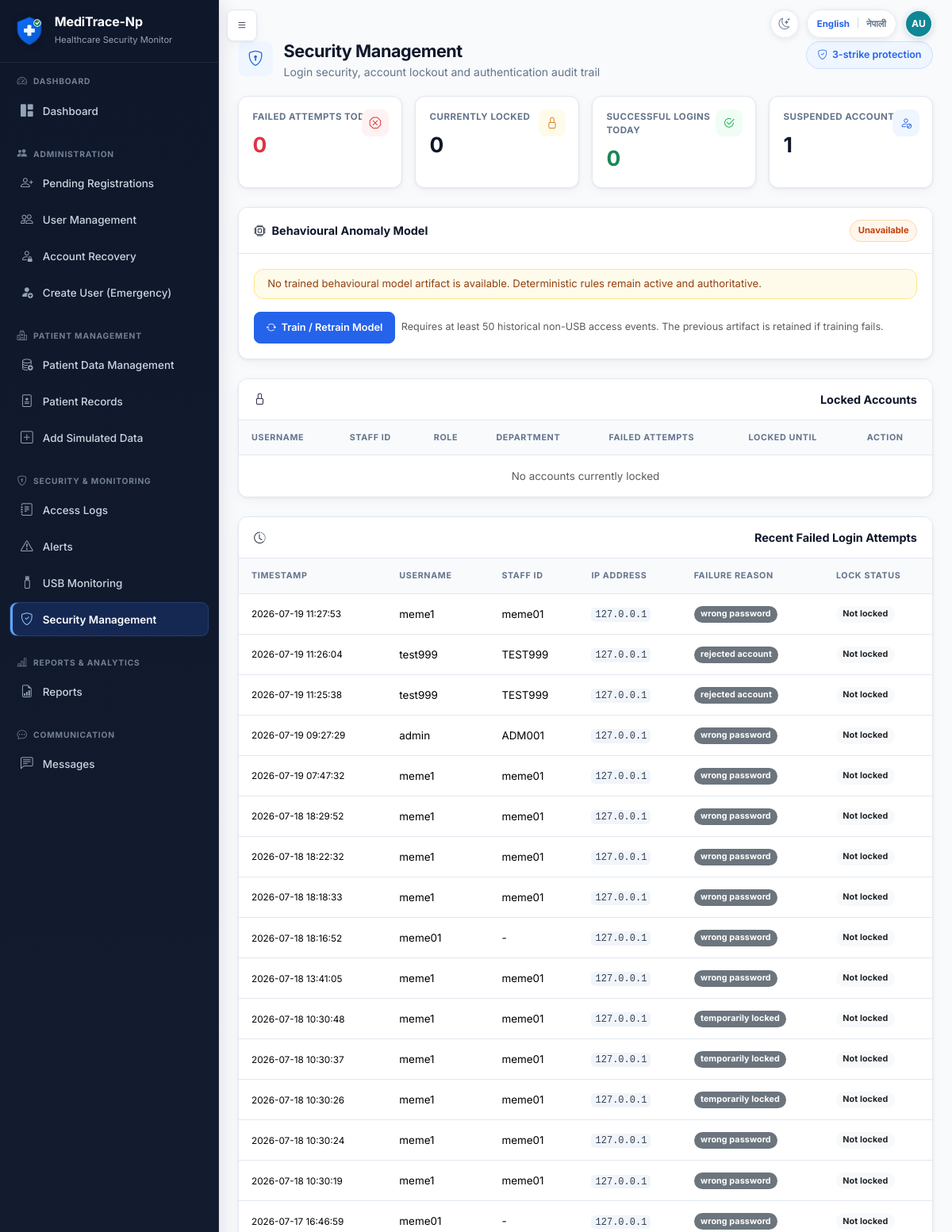
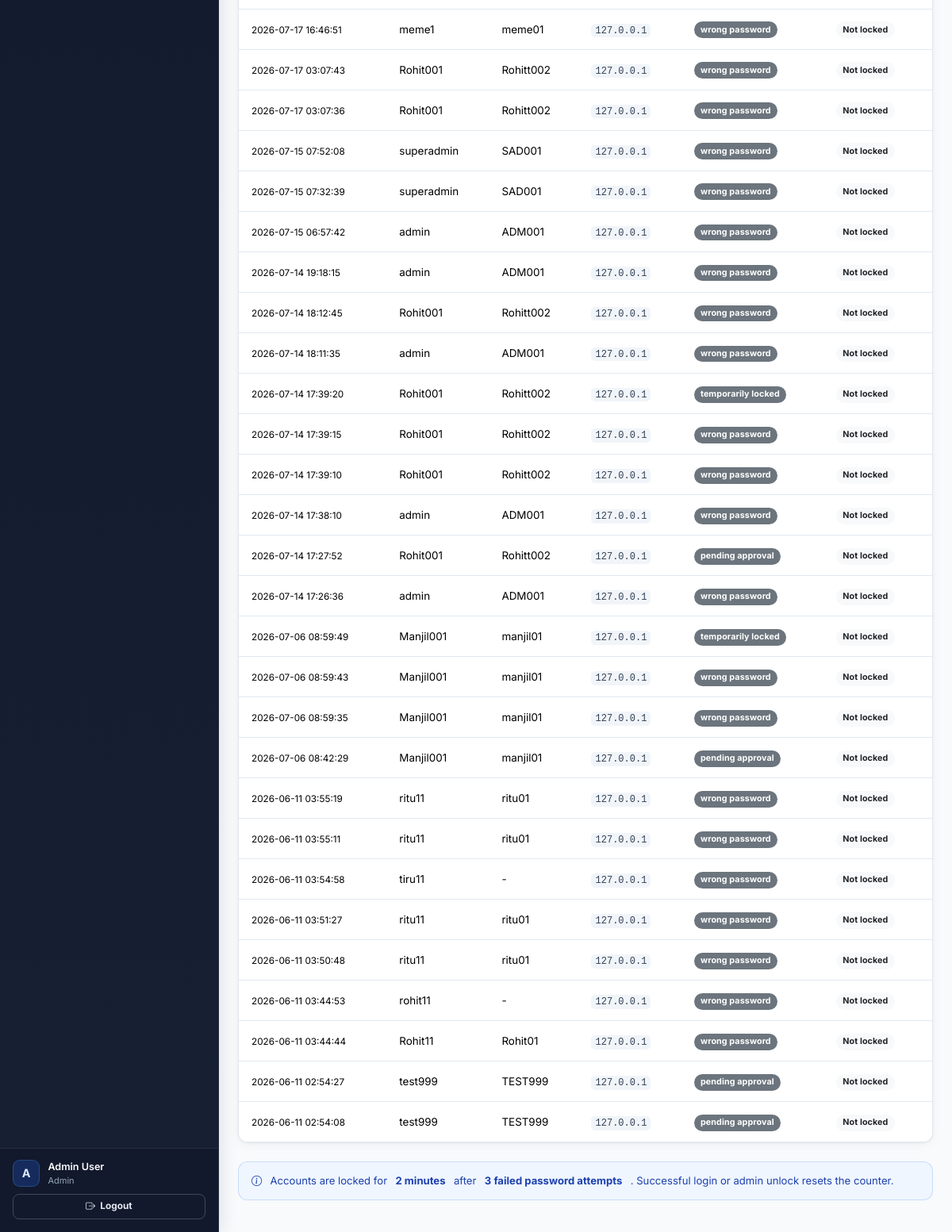
The app's page /admin/security (signed in) with its own data (2 pictures, top to bottom).
### tables this page shows
CREATE TABLE users (
            id INTEGER PRIMARY KEY AUTOINCREMENT,
            full_name TEXT NOT NULL,
            staff_id TEXT NOT NULL UNIQUE,
            email TEXT NOT NULL UNIQUE,
            username TEXT NOT NULL UNIQUE,
            password_hash TEXT NOT NULL,
            role TEXT NOT NULL,
            department TEXT NOT NULL,
            work_start TEXT NOT NULL,
            work_end TEXT NOT NULL,
            approval_status TEXT NOT NULL DEFAULT 'pending',
            is_active INTEGER NOT NULL DEFAULT 1,
            approved_by INTEGER,
            approved_at TEXT,
            rejection_reason TEXT,
            created_at TEXT NOT NULL,
            last_login TEXT, is_deleted INTEGER NOT NULL DEFAULT 0, failed_attempts INTEGER NOT NULL DEFAULT 0, locked_until TEXT, last_failed_login TEXT, must_change_password INTEGER NOT NULL DEFAULT 0, credential_version INTEGER NOT NULL DEFAULT 0, credentials_changed_at TEXT, credentials_changed_by INTEGER, preferred_language TEXT NOT NULL DEFAULT 'en',
            FOREIGN KEY (approved_by) REFERENCES users(id)
        );

CREATE TABLE login_history (
            id INTEGER PRIMARY KEY AUTOINCREMENT,
            user_id INTEGER,
            username TEXT NOT NULL,
            timestamp TEXT NOT NULL,
            success INTEGER NOT NULL,
            failure_reason TEXT,
            ip_address TEXT,
            FOREIGN KEY (user_id) REFERENCES users(id)
        );

### app.py (the view)
@app.route('/admin/security', methods=['GET', 'POST'])
@login_required
@admin_panel_required
def security_management():
    from security_engine import admin_unlock_account
    if request.method == 'POST' and request.form.get('unlock_user_id'):
        user_id = int(request.form['unlock_user_id'])
        admin_unlock_account(user_id, current_user.id)
        flash('Account unlocked successfully.', 'success')
        return redirect(url_for('security_management'))
    return render_template(
        'security_management.html',
        stats=get_security_dashboard_stats(),
        failed_logins=get_recent_failed_logins(),
        locked_accounts=get_locked_accounts(),
        model_status=ai_engine.get_model_status(),
    )

### templates/security_management.html (shortened to what this page needs)
{% extends "base.html" %}
{% from "macros.html" import page_header %}
{% block content %}
<div class="app-page">
{{ page_header('Security Management', 'Login security, account lockout and authentication audit trail', 'bi-shield-lock', '3-strike protection', 'bi-shield-check') }}
<div class="row g-3 mb-4">
    <div class="col-md-3">
        <div class="card metric-card metric-danger">
            <div class="card-body">
                <div class="metric-icon"><i class="bi bi-x-octagon"></i></div><div class="metric-label">Failed Attempts Today</div><p class="metric-value text-danger">{{ stats.failed_attempts_today }}</p>
            </div>
        </div>
    </div>
    <div class="col-md-3">
        <div class="card metric-card metric-warning">
            <div class="card-body">
                <div class="metric-icon"><i class="bi bi-lock"></i></div><div class="metric-label">Currently Locked</div><p class="metric-value">{{ stats.locked_accounts }}</p>
            </div>
        </div>
    </div>
    <div class="col-md-3">
        <div class="card metric-card metric-success">
            <div class="card-body">
                <div class="metric-icon"><i class="bi bi-check2-circle"></i></div><div class="metric-label">Successful Logins Today</div><p class="metric-value text-success">{{ stats.successful_logins_today }}</p>
            </div>
        </div>
    </div>
    <div class="col-md-3">
        <div class="card metric-card">
            <div class="card-body">
                <div class="metric-icon"><i class="bi bi-person-slash"></i></div><div class="metric-label">Suspended Accounts</div><p class="metric-value">{{ stats.suspended_accounts }}</p>
            </div>
        </div>
    </div>
</div>
<section class="card mb-4" aria-labelledby="behaviourModelTitle">
    <div class="card-header">
        <span id="behaviourModelTitle"><i class="bi bi-cpu me-2"></i>Behavioural Anomaly Model</span>
        <span class="status-pill {{ 'status-normal' if model_status.available else 'status-high' }}">{{ 'Available' if model_status.available else 'Unavailable' }}</span>
    </div>
    <div class="card-body">
        {% if model_status.available %}
        <div class="row g-3 mb-3">
            <div class="col-md-3"><div class="small text-muted">Model</div><strong>{{ model_status.metadata.model_type }}</strong></div>
            <div class="col-md-3"><div class="small text-muted">Version</div><code>{{ model_status.metadata.model_version }}</code></div>
            <div class="col-md-3"><div class="small text-muted">Training events</div><strong>{{ model_status.metadata.training_events }}</strong></div>
            <div class="col-md-3"><div class="small text-muted">Trained at</div><span>{{ model_status.metadata.trained_at[:19].replace('T', ' ') }} UTC</span></div>
        </div>
        <p class="small text-muted">Scores are empirical anomaly percentiles relative to training outputs, not probabilities of malicious intent. Patient medical content is excluded.</p>
        {% else %}
        <div class="alert alert-warning py-2">{{ model_status.load_error or 'No compatible model is available.' }} Deterministic rules remain active and authoritative.</div>
        {% endif %}
        <form method="POST" action="{{ url_for('retrain_behaviour_model') }}" class="d-flex flex-wrap align-items-center gap-2">
            <button type="submit" class="btn btn-primary" data-confirm="Retrain the behavioural model from historical access metadata?"><i class="bi bi-arrow-repeat"></i>Train / Retrain Model</button>
            <span class="small text-muted">Requires at least {{ model_status.minimum_training_events }} historical non-USB access events. The previous artifact is retained if training fails.</span>
        </form>
    </div>
</section>
<div class="card mb-4">
    <div class="card-header"><i class="bi bi-lock"></i> Locked Accounts</div>
    <div class="table-responsive">
        <table class="table table-sm mb-0">
            <thead>
                <tr>
                    <th>Username</th><th>Staff ID</th><th>Role</th><th>Department</th>
                    <th>Failed Attempts</th><th>Locked Until</th><th>Action</th>
                </tr>
            </thead>
            <tbody>
                {% for u in locked_accounts %}
                <tr>
                    <td>{{ u.username }}</td>
                    <td>{{ u.staff_id }}</td>
                    <td>{{ tr_display(u.role) }}</td>
                    <td>{{ tr_display(u.department) }}</td>
                    <td><span class="badge bg-danger">{{ u.failed_attempts or 0 }}</span></td>
                    <td>{{ u.locked_until[:19].replace('T', ' ') if u.locked_until else '-' }}</td>
                    <td>
                        <form method="POST" class="d-inline">
                            <input type="hidden" name="csrf_token" value="{{ csrf_token() }}">
                            <input type="hidden" name="unlock_user_id" value="{{ u.id }}">
                            <button type="submit" class="btn btn-success btn-sm">Unlock</button>
                        </form>
                    </td>
                </tr>
                {% else %}
                <tr><td colspan="7" class="text-muted text-center py-3">No accounts currently locked</td></tr>
                {% endfor %}
            </tbody>
        </table>
    </div>
</div>
<div class="card">
    <div class="card-header"><i class="bi bi-clock-history"></i> Recent Failed Login Attempts</div>
    <div class="table-responsive">
        <table class="table table-sm table-hover mb-0">
            <thead>
                <tr>
                    <th>Timestamp</th><th>Username</th><th>Staff ID</th>
                    <th>IP Address</th><th>Failure Reason</th><th>Lock Status</th>
                </tr>
            </thead>
            <tbody>
                {% for f in failed_logins %}
                <tr>
                    <td><small>{{ f.timestamp[:19].replace('T', ' ') }}</small></td>
                    <td>{{ f.username }}</td>
                    <td>{{ f.staff_id or '-' }}</td>
                    <td><code>{{ f.ip_address or 'N/A' }}</code></td>
                    <td><span class="badge bg-secondary">{{ f.failure_reason or 'unknown' }}</span></td>
                    <td>
                        {% if f.is_locked %}
                        <span class="badge bg-danger">Locked</span>
                        {% else %}
                        <span class="badge bg-light text-dark">Not locked</span>
                        {% endif %}
                    </td>
                </tr>
                {% else %}
                <tr><td colspan="6" class="text-muted text-center py-3">No failed login attempts recorded</td></tr>
                {% endfor %}
            </tbody>
        </table>
    </div>
</div>
<div class="alert alert-info mt-4 mb-0">
    <i class="bi bi-info-circle"></i>
    Accounts are locked for <strong>2 minutes</strong> after <strong>3 failed password attempts</strong>.
    Successful login or admin unlock resets the counter.
</div>
</div>
{% endblock %}

### templates/base.html (shortened to what this page needs)
<!DOCTYPE html>
<html lang="{{ current_locale|default('en') }}" data-theme="light">
<head>
    <link href="https://cdn.jsdelivr.net/npm/bootstrap@5.3.2/dist/css/bootstrap.min.css" rel="stylesheet">
    <link href="https://cdn.jsdelivr.net/npm/bootstrap-icons@1.11.1/font/bootstrap-icons.css" rel="stylesheet">
    <link href="{{ url_for('static', filename='css/style.css') }}" rel="stylesheet">
    <link href="{{ url_for('static', filename='css/explainability.css') }}" rel="stylesheet">
    <link href="{{ url_for('static', filename='css/theme.css') }}" rel="stylesheet">
</head>
<body class="{% if current_user.is_authenticated %}has-sidebar{% endif %}">
    {% set language_return_path = request.full_path if request.query_string else request.path %}
    {% macro language_switch(extra_class='') %}
    <form method="POST" action="{{ url_for('change_language') }}" class="language-switch {{ extra_class }}" aria-label="{{ _('Switch language') }}">
        <button type="submit" name="language" value="en" class="language-option{% if current_locale == 'en' %} active{% endif %}" lang="en" aria-pressed="{{ 'true' if current_locale == 'en' else 'false' }}">English</button>
        <span class="language-divider" aria-hidden="true">|</span>
        <button type="submit" name="language" value="ne" class="language-option{% if current_locale == 'ne' %} active{% endif %}" lang="ne" aria-pressed="{{ 'true' if current_locale == 'ne' else 'false' }}">नेपाली</button>
    </form>
    {% endmacro %}
    {% macro theme_toggle(extra_class='') %}
    <button
        type="button"
        class="theme-toggle {{ extra_class }}"
        aria-label="{{ _('Switch to Dark Mode') }}"
        aria-pressed="false"
        title="{{ _('Switch to Dark Mode') }}"
        data-label-dark="{{ _('Switch to Dark Mode') }}"
        data-label-light="{{ _('Switch to Light Mode') }}"
    ><i class="bi bi-moon-stars" aria-hidden="true"></i></button>
    {% endmacro %}
    {% if current_user.is_authenticated %}
    {% from "macros.html" import user_initials %}
    {% set avatar_name = current_user.full_name|default('', true)|trim %}
    {% if not avatar_name %}{% set avatar_name = current_user.display_name|default('', true)|trim %}{% endif %}
    {% if not avatar_name %}{% set avatar_name = current_user.username|default('User', true)|trim %}{% endif %}
    <button type="button" class="btn btn-dark sidebar-toggle-btn" id="sidebarToggle" aria-label="{{ _('Toggle navigation') }}">
        <i class="bi bi-list"></i>
    </button>
    <div class="authenticated-header-actions" aria-label="{{ _('Current user') }}">
        {{ theme_toggle() }}
        {{ language_switch() }}
        <span
            class="header-user-avatar"
            role="img"
            aria-label="{{ _('Signed in as {name}', name=avatar_name) }}"
            title="{{ avatar_name }}"
        >{{ user_initials(current_user) }}</span>
    </div>
    <aside class="sidebar" id="sidebar">
        <div class="sidebar-brand">
            <img src="{{ url_for('static', filename='images/meditrace-logo.svg') }}" alt="{{ APP_NAME|default('MediTrace-Np') }}" class="brand-logo">
            <div>
                <h5 class="text-white mb-0 brand-title">{{ APP_NAME|default('MediTrace-Np') }}</h5>
                <small class="text-muted">Healthcare Security Monitor</small>
            </div>
        </div>
        <div class="sidebar-nav-scroll">
            {% import "sidebar_macros.html" as sidebar with context %}
            {% if current_user.is_admin_panel %}
                {{ sidebar.admin_sidebar() }}
            {% else %}
                {{ sidebar.staff_sidebar() }}
            {% endif %}
        </div>
        <div class="sidebar-footer">
            <div class="sidebar-user-summary">
                <span class="sidebar-user-avatar" aria-hidden="true">{{ current_user.full_name[:1]|upper }}</span>
                <div class="sidebar-user-copy">
                    <div class="small text-muted sidebar-user-name">{{ current_user.full_name }}</div>
                    <div class="small text-muted sidebar-user-role">{{ tr_display(current_user.role) }}</div>
                </div>
            </div>
            <a href="{{ url_for('logout') }}" class="btn btn-outline-light btn-sm mt-2 w-100 fw-bold">
                <i class="bi bi-box-arrow-right"></i> Logout
            </a>
        </div>
    </aside>
    <main class="main-content" id="mainContent">
    {% else %}
    <div class="public-header-actions">
        {{ theme_toggle('public-theme-toggle') }}
        {{ language_switch('public-language-switch') }}
    </div>
    <main class="auth-main container py-4">
    {% endif %}
            {% block content %}{% endblock %}
    {% if current_user.is_authenticated %}
    </main>
    {% else %}
    </main>
    {% endif %}
</body>
</html>

### records on screen
users: full_name "A", full_name "Admin User", role "Admin"
login_history: timestamp "2026-07-19 11:27:53", username "meme1", staff_id "meme01", ip_address "127.0.0.1", failure_reason "wrong password"
login_history: timestamp "2026-07-19 11:26:04", username "test999", staff_id "TEST999", ip_address "127.0.0.1", failure_reason "rejected account"
login_history: timestamp "2026-07-19 11:25:38", username "test999", staff_id "TEST999", ip_address "127.0.0.1", failure_reason "rejected account"
login_history: timestamp "2026-07-19 09:27:29", username "admin", staff_id "ADM001", ip_address "127.0.0.1", failure_reason "wrong password"
login_history: timestamp "2026-07-19 07:47:32", username "meme1", staff_id "meme01", ip_address "127.0.0.1", failure_reason "wrong password"
login_history: timestamp "2026-07-18 18:29:52", username "meme1", staff_id "meme01", ip_address "127.0.0.1", failure_reason "wrong password"
login_history: timestamp "2026-07-18 18:22:32", username "meme1", staff_id "meme01", ip_address "127.0.0.1", failure_reason "wrong password"
login_history: timestamp "2026-07-18 18:18:33", username "meme1", staff_id "meme01", ip_address "127.0.0.1", failure_reason "wrong password"
login_history: timestamp "2026-07-18 18:16:52", username "meme01", staff_id "-", ip_address "127.0.0.1", failure_reason "wrong password"
login_history: timestamp "2026-07-18 13:41:05", username "meme1", staff_id "meme01", ip_address "127.0.0.1", failure_reason "wrong password"
login_history: timestamp "2026-07-18 10:30:48", username "meme1", staff_id "meme01", ip_address "127.0.0.1", failure_reason "temporarily locked"
login_history: timestamp "2026-07-18 10:30:37", username "meme1", staff_id "meme01", ip_address "127.0.0.1", failure_reason "temporarily locked"
login_history: timestamp "2026-07-18 10:30:26", username "meme1", staff_id "meme01", ip_address "127.0.0.1", failure_reason "temporarily locked"
login_history: timestamp "2026-07-18 10:30:24", username "meme1", staff_id "meme01", ip_address "127.0.0.1", failure_reason "wrong password"
login_history: timestamp "2026-07-18 10:30:19", username "meme1", staff_id "meme01", ip_address "127.0.0.1", failure_reason "wrong password"
login_history: timestamp "2026-07-17 16:46:59", username "meme01", staff_id "-", ip_address "127.0.0.1", failure_reason "wrong password"
login_history: timestamp "2026-07-17 16:46:51", username "meme1", staff_id "meme01", ip_address "127.0.0.1", failure_reason "wrong password"
login_history: timestamp "2026-07-17 03:07:43", username "Rohit001", staff_id "Rohitt002", ip_address "127.0.0.1", failure_reason "wrong password"
login_history: timestamp "2026-07-17 03:07:36", username "Rohit001", staff_id "Rohitt002", ip_address "127.0.0.1", failure_reason "wrong password"
login_history: timestamp "2026-07-15 07:52:08", username "superadmin", staff_id "SAD001", ip_address "127.0.0.1", failure_reason "wrong password"
login_history: timestamp "2026-07-15 07:32:39", username "superadmin", staff_id "SAD001", ip_address "127.0.0.1", failure_reason "wrong password"
login_history: timestamp "2026-07-15 06:57:42", username "admin", staff_id "ADM001", ip_address "127.0.0.1", failure_reason "wrong password"
login_history: timestamp "2026-07-14 19:18:15", username "admin", staff_id "ADM001", ip_address "127.0.0.1", failure_reason "wrong password"
login_history: timestamp "2026-07-14 18:12:45", username "Rohit001", staff_id "Rohitt002", ip_address "127.0.0.1", failure_reason "wrong password"
login_history: timestamp "2026-07-14 18:11:35", username "admin", staff_id "ADM001", ip_address "127.0.0.1", failure_reason "wrong password"
login_history: timestamp "2026-07-14 17:39:20", username "Rohit001", staff_id "Rohitt002", ip_address "127.0.0.1", failure_reason "temporarily locked"
login_history: timestamp "2026-07-14 17:39:15", username "Rohit001", staff_id "Rohitt002", ip_address "127.0.0.1", failure_reason "wrong password"
login_history: timestamp "2026-07-14 17:39:10", username "Rohit001", staff_id "Rohitt002", ip_address "127.0.0.1", failure_reason "wrong password"
login_history: timestamp "2026-07-14 17:38:10", username "admin", staff_id "ADM001", ip_address "127.0.0.1", failure_reason "wrong password"
login_history: timestamp "2026-07-14 17:27:52", username "Rohit001", staff_id "Rohitt002", ip_address "127.0.0.1", failure_reason "pending approval"
login_history: timestamp "2026-07-14 17:26:36", username "admin", staff_id "ADM001", ip_address "127.0.0.1", failure_reason "wrong password"
login_history: timestamp "2026-07-06 08:59:49", username "Manjil001", staff_id "manjil01", ip_address "127.0.0.1", failure_reason "temporarily locked"
login_history: timestamp "2026-07-06 08:59:43", username "Manjil001", staff_id "manjil01", ip_address "127.0.0.1", failure_reason "wrong password"
login_history: timestamp "2026-07-06 08:59:35", username "Manjil001", staff_id "manjil01", ip_address "127.0.0.1", failure_reason "wrong password"
login_history: timestamp "2026-07-06 08:42:29", username "Manjil001", staff_id "manjil01", ip_address "127.0.0.1", failure_reason "pending approval"
login_history: timestamp "2026-06-11 03:55:19", username "ritu11", staff_id "ritu01", ip_address "127.0.0.1", failure_reason "wrong password"
login_history: timestamp "2026-06-11 03:55:11", username "ritu11", staff_id "ritu01", ip_address "127.0.0.1", failure_reason "wrong password"
login_history: timestamp "2026-06-11 03:54:58", username "tiru11", staff_id "-", ip_address "127.0.0.1", failure_reason "wrong password"
login_history: timestamp "2026-06-11 03:51:27", username "ritu11", staff_id "ritu01", ip_address "127.0.0.1", failure_reason "wrong password"
login_history: timestamp "2026-06-11 03:50:48", username "ritu11", staff_id "ritu01", ip_address "127.0.0.1", failure_reason "wrong password"
login_history: timestamp "2026-06-11 03:44:53", username "rohit11", staff_id "-", ip_address "127.0.0.1", failure_reason "wrong password"
login_history: timestamp "2026-06-11 03:44:44", username "Rohit11", staff_id "Rohit01", ip_address "127.0.0.1", failure_reason "wrong password"
login_history: timestamp "2026-06-11 02:54:27", username "test999", staff_id "TEST999", ip_address "127.0.0.1", failure_reason "pending approval"
login_history: timestamp "2026-06-11 02:54:08", username "test999", staff_id "TEST999", ip_address "127.0.0.1", failure_reason "pending approval"

### other values on screen
{{ (name_parts[0][0] ~ name_parts[-1][0])|upper }} "AU"
{{ APP_NAME|default('MediTrace-Np') }} "MediTrace-Np"
{{ stats.failed_attempts_today }} "0"
{{ stats.locked_accounts }} "0"
{{ stats.successful_logins_today }} "0"
{{ stats.suspended_accounts }} "1"
{{ 'Available' if model_status.available else 'Unavailable' }} "Unavailable"
{{ model_status.load_error or 'No compatible model is available.' }} "No trained behavioural model artifact is available."
{{ model_status.minimum_training_events }} "50"
